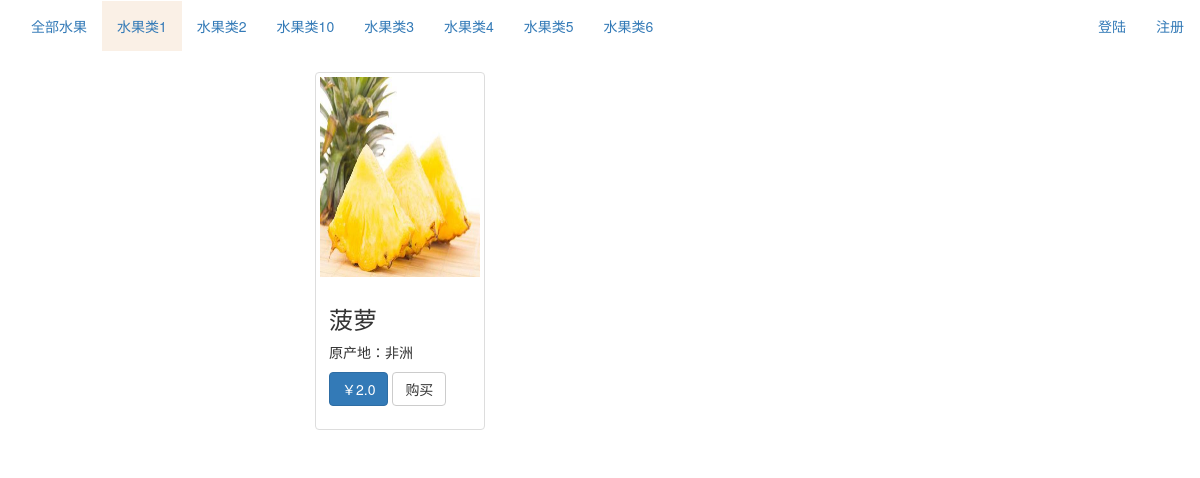
The page /user/find/?cate=1 on the database its author committed.
### mainapp/models.py (models this page shows, shortened)
class CateTypeEntity(models.Model):
    name = models.CharField(max_length=20, verbose_name='分类名')
    order_num = models.IntegerField(verbose_name='排序')
    class Meta:
        db_table = 't_category'
        ordering = ['-order_num']  # 指定排序字段 - 表示降序  默认升序
        verbose_name = '水果分类表'
        verbose_name_plural = verbose_name

class FruitEntity(models.Model):
    name = models.CharField(max_length=20, verbose_name='水果名')
    price = models.FloatField(verbose_name='价格')
    source = models.CharField(max_length=30, verbose_name='原产地')
    category = models.ForeignKey(CateTypeEntity, related_name='fruits', on_delete=models.CASCADE, verbose_name='分类')
    store_id = models.ForeignKey(StoreEntity, on_delete=models.CASCADE)
    users = models.ManyToManyField(UserEntity, db_table='t_collect', related_name='fruits', verbose_name='收藏用户列表', blank=True)
    tags = models.ManyToManyField('TagEntity', verbose_name='标签', db_table='t_fruit_tag',related_name='fruits', blank=True)
    class Meta:
        db_table = 't_fruit'
        verbose_name = '水果表'
        verbose_name_plural = verbose_name

class FruitImageEntty(models.Model):
    fruit_id = models.OneToOneField(FruitEntity, on_delete=models.CASCADE, related_name='img')
    url = models.ImageField(upload_to='fruit', width_field='width', height_field='height', verbose_name='图片地址')
    width = models.IntegerField(verbose_name='宽')
    height = models.IntegerField(verbose_name='高')
    name = models.CharField(max_length=100, verbose_name='名称')
    class Meta:
        db_table = 't_fruit_image'
        verbose_name = '水果图片'
        verbose_name_plural = verbose_name

### mainapp/views.py (the view)
# urls.py: path('find/', find_fruit),
def find_fruit(request,msg=''):
    if msg:
        msg = msg
    else:
        msg = ''
    login_status = request.COOKIES.get('login_user')
    if login_status:
        login_u = UserEntity.objects.filter(phone=login_status).first()
        login_cart_all = login_u.cartentity.fruitcartentity_set.all()
        login_coll = login_u.fruits.all()
    price1 = request.GET.get('price1', 0)
    price2 = request.GET.get('price2', 1000)
    cate = request.GET.get('cate', None)
    menus = CateTypeEntity.objects.all()
    if cate:
        result = CateTypeEntity.objects.get(pk=cate).fruits.all()
    else:
        result = FruitEntity.objects.all()
    data = []
    for f in result:
        data.append({
            'fruit': f,
        })
    MEDIA = settings.MEDIA_URL
    return render(request, 'fruit/index.html', locals())

### templates/fruit/index.html (shortened to what this page needs)
{% extends 'fruit/base.html' %}
{% load static %}
{% block content %}
    <nav class="navbar narbar-default ">
        <div class="container-fluid">
            <div class="navbar-header">
                <ul class="nav navbar-nav">
                    <li><a {% if cate == None %}class="active"{% endif %} href="/user/find/">全部水果</a></li>
                    {% for menu in menus %}
                        <li><a class="{% if forloop.counter|safe == cate %}active{% endif %}" href="/user/find/?cate={{ forloop.counter }}">{{ menu.name }}</a></li>
                    {% endfor %}
                </ul>
            </div>
            <ul class="nav navbar-nav navbar-right">
                {% if login_status == None %}
                    <li><a style="cursor: pointer" data-toggle="modal" data-target="#login">登陆</a></li>
                    <li><a href="#">注册</a></li>
                {% else %}
                    <li><span style="font-size: 30px" class="label label-default">你好,{{ login_u.name }}</span></li>
                {% endif %}
            </ul>
        </div>
    </nav>
    <div class="container-fluid">
        <div class="row">
            <div class="col-md-3">
            </div>
            <div class="col-md-6">
                <div class="row">
                    {% for d in data %}
                        <div class="col-sm-6 col-md-4">
                            <div class="thumbnail">
                                <img src="
                                        {{ MEDIA }}{% if d.fruit.img.url %}{{ d.fruit.img.url }}{% else %}default.jpg{% endif %}"
                                     alt="">
                                <div class="caption">
                                    <h3>{{ d.fruit.name }}</h3>
                                    <p>原产地：{{ d.fruit.source }}</p>
                                    <p><a href="#" class="btn btn-primary" role="button">￥{{ d.fruit.price }}</a> <a
                                            href="#"
                                            class="btn btn-default"
                                            role="button">购买</a>
                                    </p>
                                </div>
                            </div>
                        </div>
                    {% endfor %}
                </div>
            </div>
            <div class="col-md-3">
            </div>
        </div>
    </div>
{% endblock %}

### templates/fruit/index.html (style rules this page uses)
img { width: 300px; height: 200px !important; }
.active { background-color: linen; }

### rows shown on the page
CateTypeEntity: name "水果类1"
CateTypeEntity: name "水果类2"
CateTypeEntity: name "水果类10"
CateTypeEntity: name "水果类3"
CateTypeEntity: name "水果类4"
CateTypeEntity: name "水果类5"
CateTypeEntity: name "水果类6"
FruitEntity: url (picture), fruit.name "菠萝", fruit.source "非洲", fruit.price "2.0"
